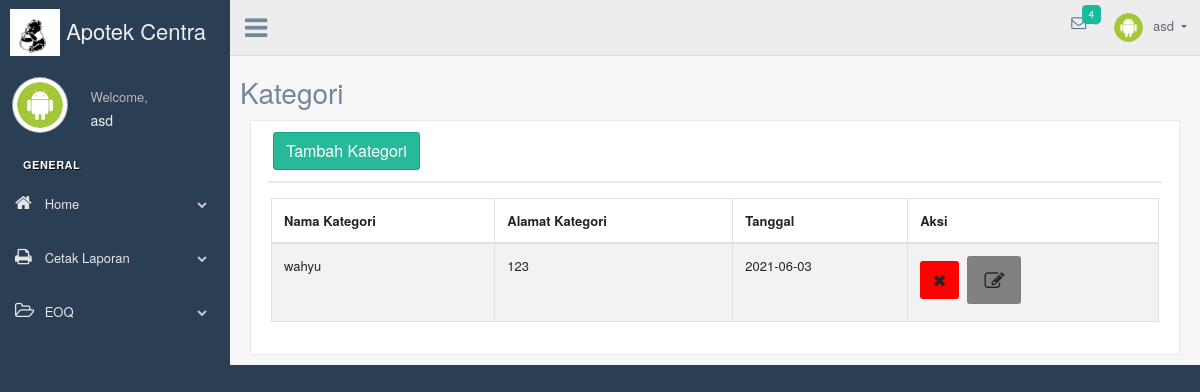
The app's page /admin/kategori.php (signed in) with its own data.
### tables this page shows
CREATE TABLE `tbl_logo` (
  `id_logo` int(20) NOT NULL,
  `nama_logo` varchar(255) NOT NULL,
  `create_date` date NOT NULL
);

CREATE TABLE `tbl_petugas` (
  `id_petugas` int(20) NOT NULL,
  `nama_petugas` varchar(255) NOT NULL,
  `img` varchar(255) NOT NULL,
  `email` varchar(255) NOT NULL,
  `alamat_petugas` text NOT NULL,
  `password` varchar(255) NOT NULL
);

CREATE TABLE `tbl_kategori` (
  `id_kategori` int(20) NOT NULL,
  `nama_kategori` varchar(255) NOT NULL,
  `kode_rak` varchar(255) NOT NULL,
  `create_date` date NOT NULL,
  `status` varchar(255) NOT NULL
);

### model/User.php (called while the page is built, shortened)
<?php
function GetDataPetugas($id, $conn)
{
   $sql = "SELECT * FROM tbl_petugas where id_petugas = '" . $id . "' ";
   $item = mysqli_query($conn, $sql);
   $data = mysqli_fetch_assoc($item);
   return $data;
}
function GetDataKategori($conn)
{
   $sql = "SELECT * FROM tbl_Kategori where status = 'ACTIVE' order by create_date desc";
   $item = mysqli_query($conn, $sql);
   return $item;
}
function GetCountPesan($conn)
{
   $sql = "SELECT count(id_pesan) as total FROM tbl_pesan";
   $item = mysqli_query($conn, $sql);
   $data = mysqli_fetch_assoc($item);
   return $data;
}
function GetDataLogo($conn)
{
   $sql = "SELECT * FROM tbl_logo ORDER by create_date DESC LIMIT 1";
   $item = mysqli_query($conn, $sql);
   $data = mysqli_fetch_assoc($item);
   return $data;
}
?>

### admin/kategori.php (the view, shortened to what this page needs)
<?php
require('../model/User.php');
$logo = GetDataLogo($conn);
$data_kategori = GetDataKategori($conn);
$totalpesan = GetCountPesan($conn);
$now = GetDataPetugas($_SESSION['id_petugas'], $conn);
?>
<!DOCTYPE html>
<html lang="en">
<head>
  <link href="../vendors/bootstrap/dist/css/bootstrap.min.css" rel="stylesheet">
  <link href="../vendors/font-awesome/css/font-awesome.min.css" rel="stylesheet">
  <link href="../vendors/nprogress/nprogress.css" rel="stylesheet">
  <link href="../vendors/iCheck/skins/flat/green.css" rel="stylesheet">
  <link href="../vendors/bootstrap-progressbar/css/bootstrap-progressbar-3.3.4.min.css" rel="stylesheet">
  <link href="../vendors/jqvmap/dist/jqvmap.min.css" rel="stylesheet" />
  <link href="../vendors/bootstrap-daterangepicker/daterangepicker.css" rel="stylesheet">
  <link href="../vendors/datatables.net-bs/css/dataTables.bootstrap.min.css" rel="stylesheet">
  <link href="../vendors/datatables.net-buttons-bs/css/buttons.bootstrap.min.css" rel="stylesheet">
  <link href="../vendors/datatables.net-fixedheader-bs/css/fixedHeader.bootstrap.min.css" rel="stylesheet">
  <link href="../vendors/datatables.net-responsive-bs/css/responsive.bootstrap.min.css" rel="stylesheet">
  <link href="../vendors/datatables.net-scroller-bs/css/scroller.bootstrap.min.css" rel="stylesheet">
  <link href="../build/css/custom.min.css" rel="stylesheet">
</head>
<body class="nav-md">
  <div class="container body">
    <div class="main_container">
      <div class="col-md-3 left_col">
        <div class="left_col scroll-view">
          <div class="navbar nav_title" style="border: 0;">
            <a href="index.php" class="site_title"><img width="50px" src="../admin/images/logo/<?php echo $logo['nama_logo'] ?>" /> <span>Apotek Centra Medika</span></a>
          </div>
          <div class="profile clearfix">
            <div class="profile_pic">
              <img src="../admin/images/profile/<?php echo $now['img'] ?>" alt="..." class="img-circle profile_img">
            </div>
            <div class="profile_info">
              <span>Welcome,</span>
              <h2> <?php echo $now['nama_petugas'] ?></h2>
            </div>
          </div>
          <br />
          <div id="sidebar-menu" class="main_menu_side hidden-print main_menu">
            <div class="menu_section">
              <h3>General</h3>
              <ul class="nav side-menu">
                <li><a><i class="fa fa-home"></i> Home <span class="fa fa-chevron-down"></span></a>
                </li>
              </ul>
              <ul class="nav side-menu">
                <li><a><i class="fa fa-print"></i> Cetak Laporan <span class="fa fa-chevron-down"></span></a>
                </li>
              </ul>
              <ul class="nav side-menu">
                <li><a><i class="fa fa-folder-open-o"></i> EOQ <span class="fa fa-chevron-down"></span></a>
                </li>
              </ul>
            </div>
          </div>
        </div>
      </div>
      <div class="top_nav">
        <div class="nav_menu">
          <div class="nav toggle">
            <a id="menu_toggle"><i class="fa fa-bars"></i></a>
          </div>
          <nav class="nav navbar-nav">
            <ul class=" navbar-right">
              <li class="nav-item dropdown open" style="padding-left: 15px;">
                <a href="javascript:;" class="user-profile dropdown-toggle" aria-haspopup="true" id="navbarDropdown" data-toggle="dropdown" aria-expanded="false">
                  <img src="../admin/images/profile/<?php echo $now['img'] ?>" alt=""><?php echo $now['nama_petugas'] ?>
              </li>
              <li role="presentation" class="nav-item dropdown open">
                <a href="javascript:;" class="dropdown-toggle info-number" id="navbarDropdown1" data-toggle="dropdown" aria-expanded="false">
                  <i class="fa fa-envelope-o"></i>
                  <?php if ($totalpesan['total'] != 0) { ?>
                    <span class="badge bg-green"><?php echo $totalpesan['total'] ?></span>
                  <?php } ?>
                </a>
              </li>
            </ul>
          </nav>
        </div>
      </div>
      <div class="right_col" role="main">
        <div class="row" style="display: inline-block;">
          <h3>Kategori</h3>
        </div>
        <br />
        <div class="row">
          <div class="col-md-12 col-sm-12 ">
            <div class="x_panel">
              <div class="x_title">
                <button type="button" class="btn btn-success" data-toggle="modal" data-target="#myModal">Tambah Kategori</button>
              </div>
              <div class="x_content">
                <div class="row">
                  <div class="col-sm-12">
                    <div class="card-box table-responsive">
                      <table id="datatable" class="table table-striped table-bordered" style="width:100%">
                        <thead>
                          <tr>
                            <th>Nama Kategori</th>
                            <th>Alamat Kategori</th>
                            <th>Tanggal</th>
                            <th>Aksi</th>
                          </tr>
                        </thead>
                        <tbody>
                          <?php
                          $i = 0;
                          while ($data = mysqli_fetch_assoc($data_kategori)) { ?>
                            <tr>
                              <td><?php echo $data['nama_kategori'] ?></td>
                              <td><?php echo $data['kode_rak'] ?></td>
                              <td><?php echo $data['create_date'] ?></td>
                              <td>
                                <form action="../model/User.php" method="post">
                                  <button style="background-color:red;" type="submit" name="deletekat" class="btn cart_quantity_delete"><i class="fa fa-times"></i></button>
                                  <button style="background-color:grey;" type="button" class="btn btn-lg" data-toggle="modal" data-dismiss="modal" data-target="#update_alamat<?php echo $i ?>"><i class="fa fa-edit"></i></button>
                                </form>
                              </td>
                            </tr>
                          <?php $i += 1;
                          } ?>
                        </tbody>
                      </table>
                    </div>
                  </div>
                </div>
              </div>
            </div>
          </div>
        </div>
      </div>
    </div>
  </div>
</body>
</html>

### records on screen
tbl_logo: nama_logo (picture)
tbl_petugas: img (picture), nama_petugas "asd"
tbl_kategori: nama_kategori "wahyu", kode_rak "123", create_date "2021-06-03"

### other values on screen
$totalpesan['total'] "4"
